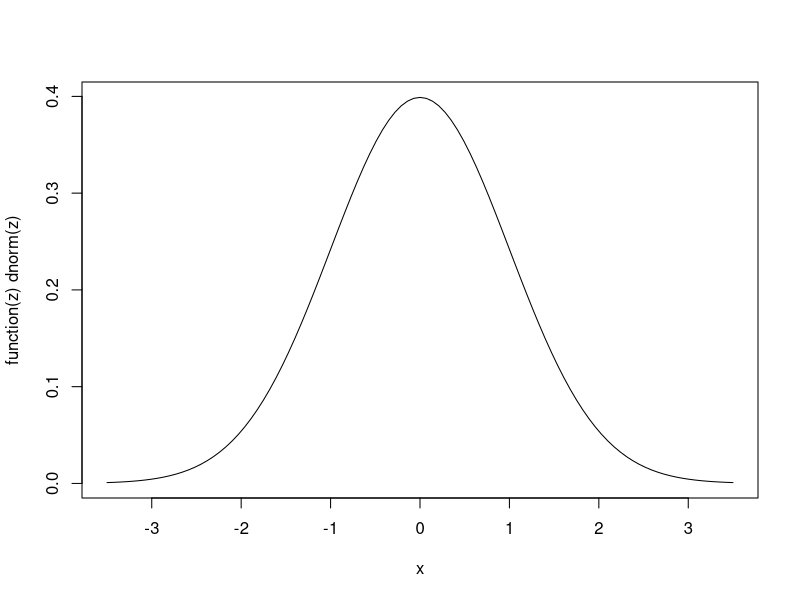
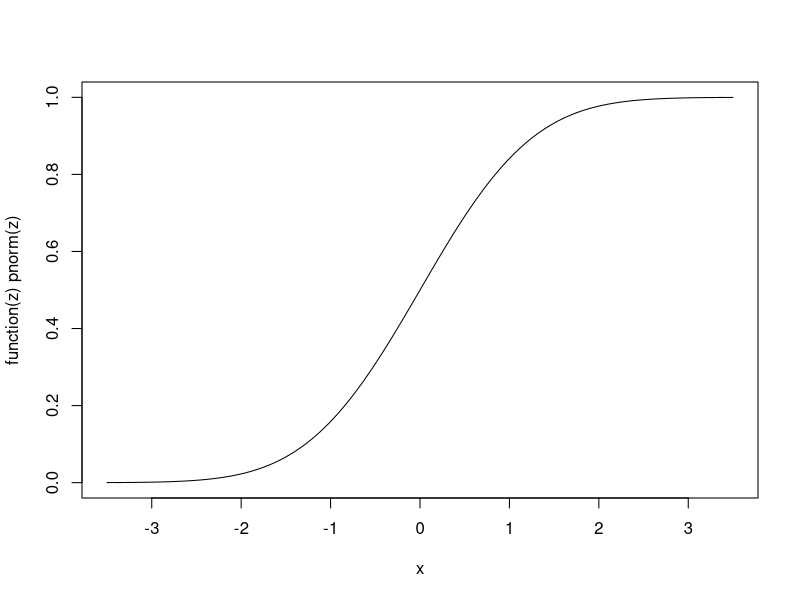
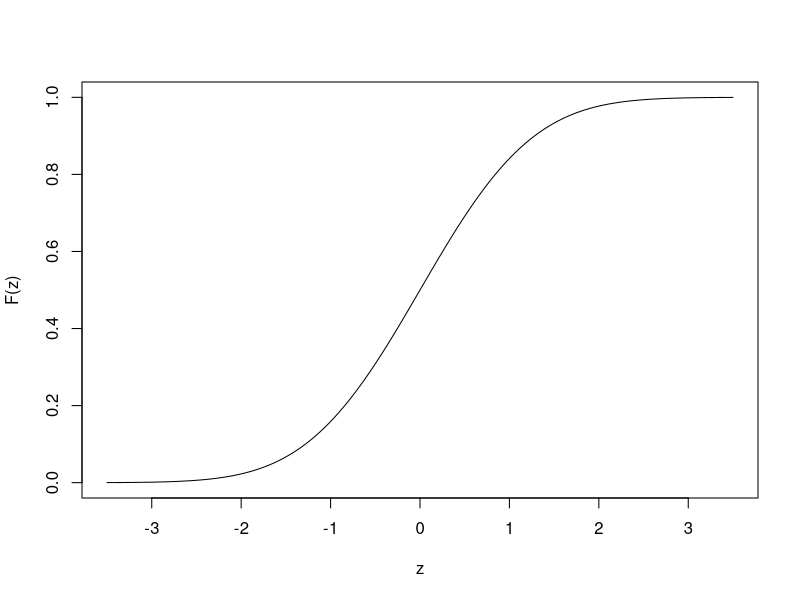
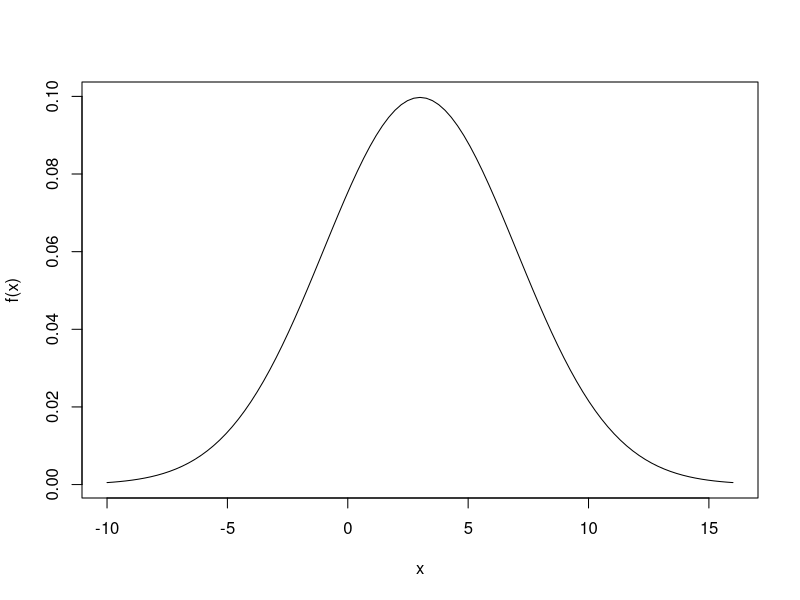

The R source for these figures, in order:
#calculando e plotando um granfico de distribuicao normal

plot(function(z)dnorm(z),-3.5,3.5)


#Calculando e plotando um grafico de distribuicao acumulada 
plot(function(z)pnorm(z),-3.5,3.5)

# Grafico de distribuicao acumulada com eixos
plot(function(z)pnorm(z),-3.5,3.5, ylab="F(z)", xlab="z")


#Calcular p(z<1,73)
pnorm(1.73)

#Calcular p(0<z<1.73)
pnorm(1.73)-pnorm(0)

#Calcular p(z>1.73)
pnorm(1.73,lower=F)

#Calcular p(0.47<z<1.73)
pnorm(1.73)-pnorm(0.47)


# VAriavel com media igual a 3 e variacaia ugual a 16

#fazedo grafico da funcao de densidade
plot(function(x)dnorm(x, mean = 3,sd = 4), -10,16, ylab = "f(x)")


#calcular a probabilidade para P(2<X<5)
pnorm(5,3,4)-pnorm(2,3,4)

#calcular P(x>4)
pnorm(4,3,4, lower =F)

#Calcular P(z<zc) = 0.99
qnorm(0.99)


#outras distribuicoes

help("distribution")
